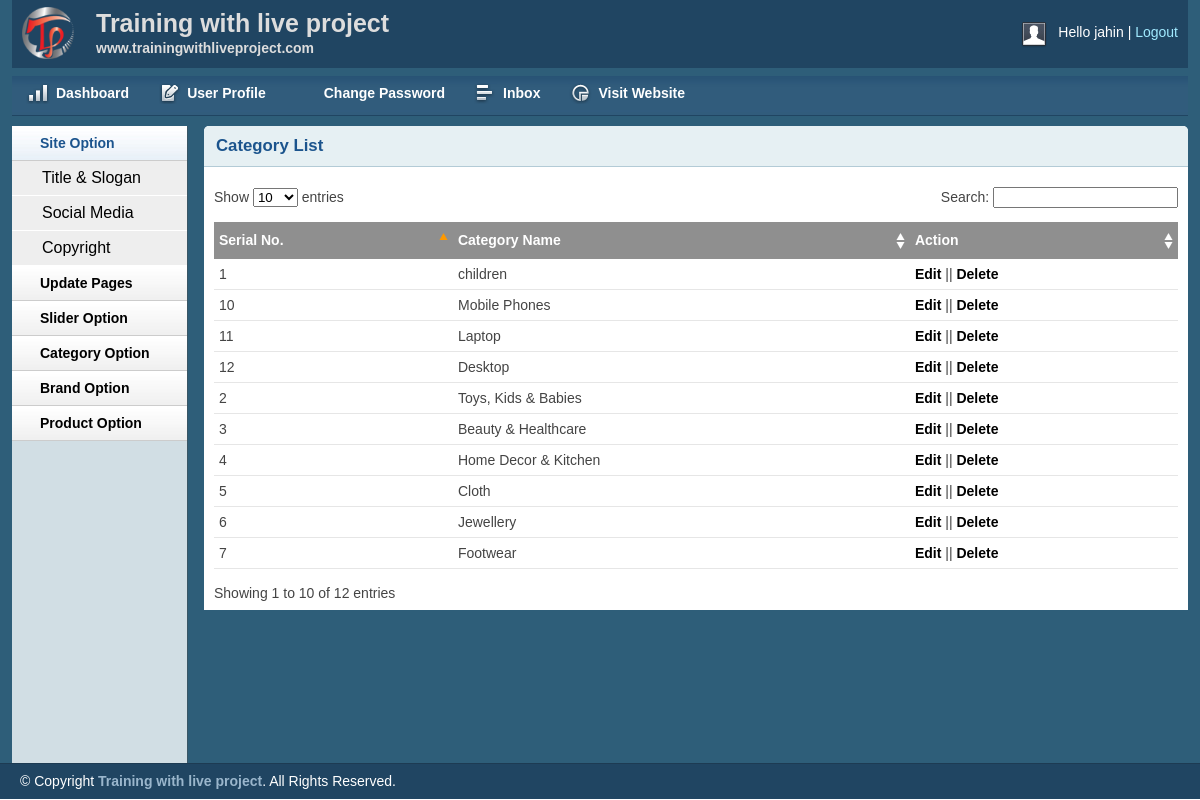
The app's page /admin/catlist.php (signed in) with its own data.
### tables this page shows
CREATE TABLE `tbl_category` (
  `catId` int(11) NOT NULL,
  `catName` varchar(255) NOT NULL
);

### lib/Database.php (called while the page is built, shortened)
<?php
Class Database{
 public $host   = DB_HOST;
 public $user   = DB_USER;
 public $pass   = DB_PASS;
 public $dbname = DB_NAME;
 public $link;
private function connectDB(){
 $this->link = new mysqli($this->host, $this->user, $this->pass,
  $this->dbname);
 }
public function select($query){
  $result = $this->link->query($query) or
   die($this->link->error.__LINE__);
  if($result->num_rows > 0){
    return $result;
  } else {
    return false;
  }
 }
}

### classes/Category.php (called while the page is built, shortened)
<?php
 $filepath  = realpath(dirname(__FILE__));
 include_once ($filepath.'/../lib/Database.php');
?>
<?php
class Category{
     private $db;
     public function __construct(){
       $this->db = new Database();
  }
  public function getAllCat(){
     $query = "SELECT * FROM tbl_category ORDER BY catId DESC";
     $result = $this->db->select($query);
     return $result;
  }
}
?>

### admin/catlist.php (the view, shortened to what this page needs)
<?php include 'inc/header.php';?>
<?php include 'inc/sidebar.php';?>
<?php include '../classes/Category.php';?>
<?php
  $cat = new Category();
?>
        <div class="grid_10">
            <div class="box round first grid">
                <h2>Category List</h2>
                <div class="block">
                    <table class="data display datatable" id="example">
					<thead>
						<tr>
							<th>Serial No.</th>
							<th>Category Name</th>
							<th>Action</th>
						</tr>
					</thead>
					<tbody>
          <?php
            $getCat = $cat->getAllCat();
            if($getCat)
            {
              $i =0;
              while ($result = $getCat->fetch_assoc()){
                 $i++;
          ?>
						<tr class="odd gradeX">
							<td><?php echo $i;?></td>
							<td><?php echo $result['catName'];?></td>
							<td><a href="catedit.php?catid=<?php echo $result['catId'];?>"
                >Edit</a> || <a onclick="return confirm('Are you sure to delete!')" href="?delcat=<?php echo $result['catId'];?>">Delete</a></td>
						</tr>
        <?php } } ?>
					</tbody>
				</table>
               </div>
            </div>
        </div>
<?php include 'inc/footer.php';?>

### admin/css/layout.css (style rules this page uses)
body { background: #fff none repeat scroll 0 0; color: #444; font-size: 14px; padding: 0; }
a { color: #000; font-weight:bold; text-decoration: none; }
h1, h2, h3, h4, h5, h6 { line-height:1.2em; margin-bottom:.3em; }
h2 { margin-top:1em; }
.box { background:#fff; margin-bottom:20px; padding:10px 10px 10px 10px; margin-left:-8px; }
.box.grid { padding-bottom:40px; }
.box.round { -moz-border-radius: 5px 5px 0px 0px; -webkit-border-radius: 5px 5px 0px 0px; border-radius: 5px 5px 0px 0px; }
.box h2 { font-size:1.2em; font-weight:bold; color:#1B548D; background:#E6F0F3; margin:-10px -10px 0 -10px; padding:10px 12px; border-bottom:1px solid #B3CBD6; -moz-border-radius: 5px 5px 0px 0px; -webkit-border-radius: 5px 5px 0px 0px; border-radius: 5px 5px 0px 0px; }
.box.first { min-height: 406px; }
.block { padding-top:20px; }
.block { padding-bottom:1px; }
table.display { margin: 0 auto; clear: both; width: 100%; }
.sorting_asc { background: #8f8f8f url(../img/table/sort_asc.png) no-repeat center right; padding:8px 5px; text-align:left; color:#fff; }
.sorting { background:#8f8f8f url(../img/table/sort_both.png) no-repeat center right; padding:8px 5px; text-align:left; color:#fff; }
tr.odd { height: 30px; line-height: 30px; border-bottom:1px solid #e6e6e6; }
tr.even { height: 30px; line-height: 30px; border-bottom:1px solid #e6e6e6; }
tr.odd td, tr.even td { padding-left:5px; }

### records on screen
tbl_category: catName "children"
tbl_category: catName "Toys, Kids & Babies"
tbl_category: catName "Beauty & Healthcare"
tbl_category: catName "Home Decor & Kitchen"
tbl_category: catName "Cloth"
tbl_category: catName "Jewellery"
tbl_category: catName "Footwear"
tbl_category: catName "Mobile Phones"
tbl_category: catName "Laptop"
tbl_category: catName "Desktop"

### other values on screen
Session::get('adminName') "jahin"
